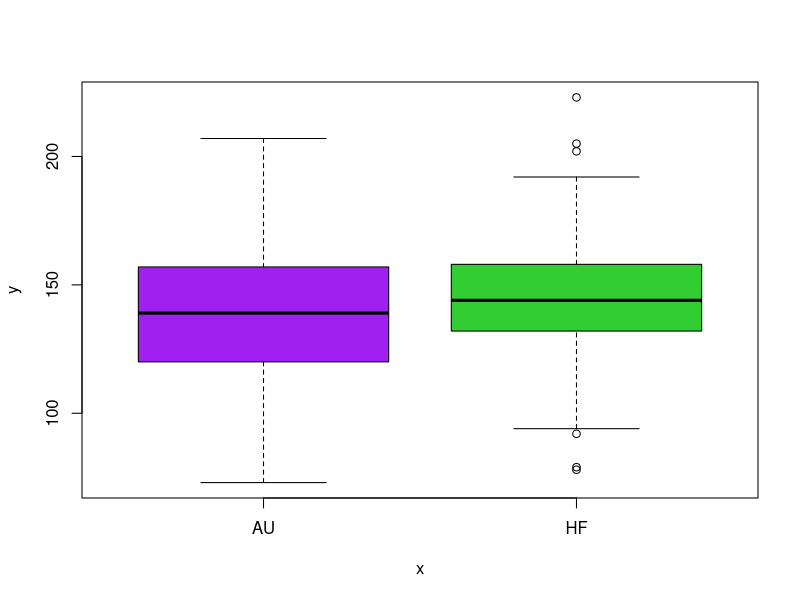
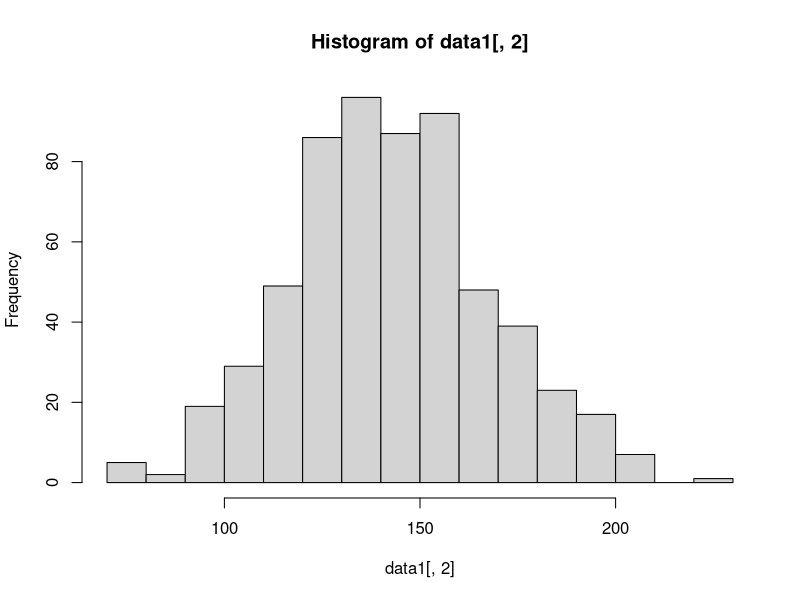
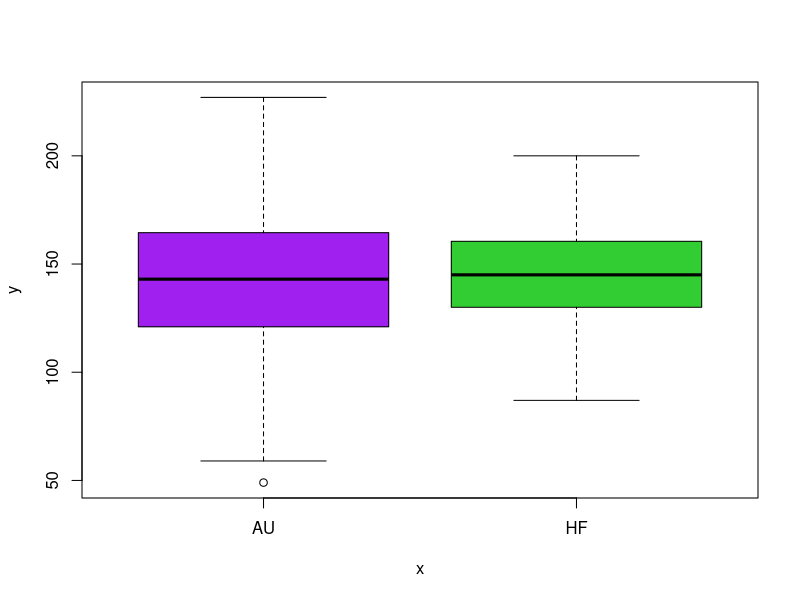
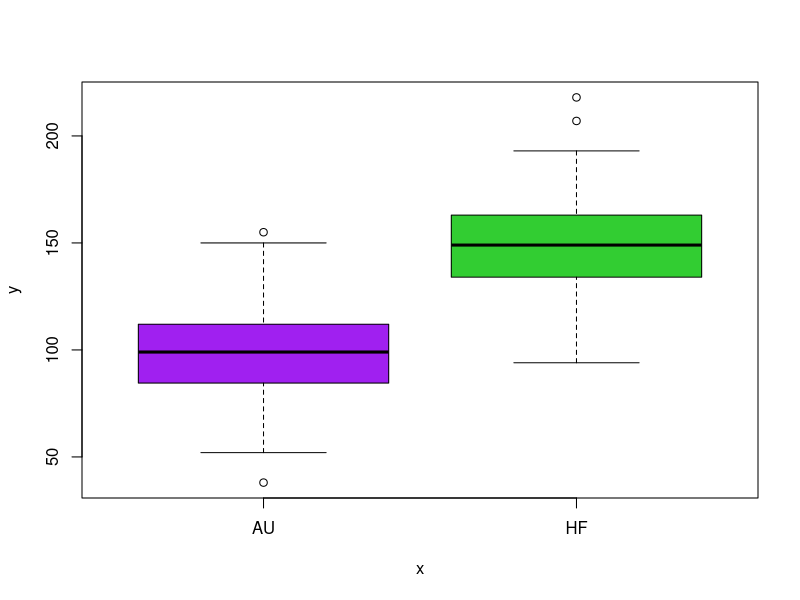

Recreate these plots in R, in order.
## ---- chunk 1
#################################################
# Function: FitLinear
# Outputs summary statistics of linear regression for a given data frame
# Input: dataframe, x values in first column, y values in second column
# Output: r-squared value, slope, and pvalue

FitLinear <- function(data=cbind(runif(10),runif(10))) {
  x <- data[,1]
  y <- data[,2]
  dataFrame <- data.frame(x,y)

  regModel <- lm(y~x,data=dataFrame)
  
  myOut<- c(slope = summary(regModel)$coefficients[2,1],
            pvalue = summary(regModel)$coefficients[2,4],
            Rsquared = summary(regModel)$adj.r.squared)
            
  
  return(myOut)
}
#######################################################
## ---- chunk 2
###################################################
# Function: ContTable
# Reports the results from the Chi Squared analysis for a given data frame
# Inputs: discrete numerical vectors for both
# Outputs: the results from the Chi Square analysis

ContTable <- function(data=cbind(runif(10),runif(10))) {
  x <- data[,1]
  y <- data[,2]
  dataFrame <- data.frame(x,y)
  
  print(chisq.test(dataFrame))

}
ContTable()
## ---- chunk 3
# Function: AnovaData
# Reports F value (test statistic for the variation between sample means) for a given data frame
# Inputs: continuous numeric vector for x and a discrete vector for y
# Outputs: a mosaic plot with p-value and a bar plot

AnovaData <- function(data=cbind(runif(10),runif(10))) {
  x <- data[,1]
  y <- data[,2]
  dataFrame <- data.frame(x,y)

 AnovaModel<- aov(y~x,data=dataFrame)
  
  print(summary(AnovaModel))

}
data<- read.table("SporCount.csv",header=TRUE,sep=",")
data1 <- data[,1:2]

head(data1)
AnovaData(data=data1)
## ---- chunk 4
########################################################################
# Function: GraphAnova
# Graphs box plot with whiskers 
# Input: continuous numeric vector for x and discrete vector for y
# Output: box plot with whiskers and F value

GraphAnova <- function(data=cbind(runif(10),runif(10))) {
  x <- data[,1]
  y <- data[,2]
  dataFrame <- data.frame(x,y)

 AnovaModel<- aov(y~x,data=dataFrame)
  
  
  return(boxplot(y~x,data=dataFrame,col=c("purple","limegreen","royalblue")))
}

GraphAnova(data1)
## ---- chunk 5
str(data1)
hist(data1[,2])
summary(data1[,2])
sd(data1[,2])
summary(data1[1:300,2])
sd(data[1:300,2])
summary(data1[301:600,2])
sd(data[301:600,2])

# we can use rnorm with this data

Column <- data1[,1]
Sporocysts <- round(c(rnorm(300,mean=140.4, sd=28.81225),rnorm(300,mean=144.0,sd=20.70705)))
head(Sporocysts)
randomData <- cbind.data.frame(Column,Sporocysts)
head(randomData)


# Now that we have simulated data with similar parameters to the actual data, we can see if we get comparable results when we run ANOVA on the simulated data.
AnovaData(randomData)
GraphAnova(randomData)
# Simulated data yielded insignificant results unlike my real data, indicating that there are true differences in sporocysts/gametocyst at HF and AU

## ---- chunk 6
# One interesting scenario would be that there is little overlap in the histogram of sporocysts/gametocyst at HF and AU.

# We could simulate that data by generating count data that follow a distribution which will be very different between the two sites.

Column1 <- data1[,1]
Sporocysts1 <- round(c(rnorm(300,mean=100, sd=20),rnorm(300,mean=150,sd=20)))
randomDataBling <- cbind.data.frame(Column1,Sporocysts1)
head(randomDataBling)

# Now that I have created very different, non-overlapping distributions for my two sites, I can do an ANOVA to determine if they are truly different
AnovaData(randomDataBling)
GraphAnova(randomDataBling)


